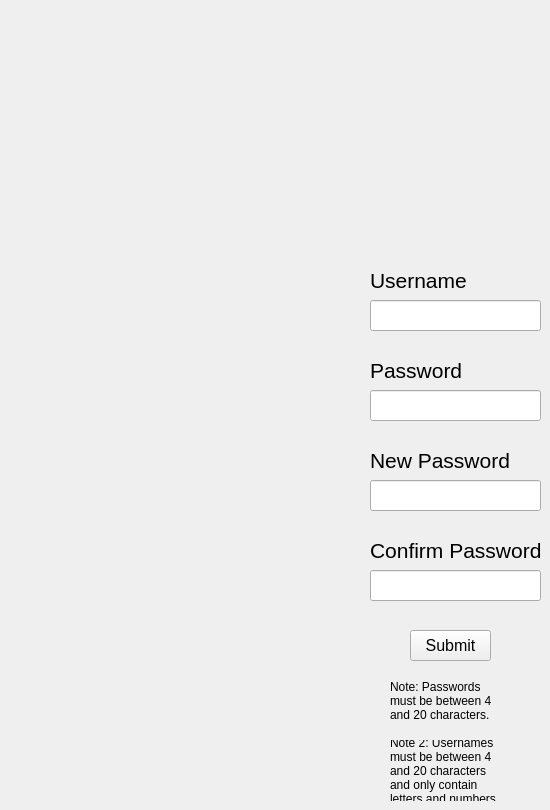
    <widget class="QWidget" name="update_password_page">
     <widget class="QLineEdit" name="new_password_input_box">
      <property name="geometry">
       <rect>
        <x>370</x>
        <y>480</y>
        <width>171</width>
        <height>31</height>
       </rect>
      </property>
     </widget>
     <widget class="QLabel" name="update_password_username_label">
      <property name="geometry">
       <rect>
        <x>370</x>
        <y>270</y>
        <width>101</width>
        <height>21</height>
       </rect>
      </property>
      <property name="font">
       <font>
        <pointsize>16</pointsize>
       </font>
      </property>
      <property name="text">
       <string>Username</string>
      </property>
     </widget>
     <widget class="QLabel" name="update_password_note2_label">
      <property name="geometry">
       <rect>
        <x>390</x>
        <y>740</y>
        <width>111</width>
        <height>61</height>
       </rect>
      </property>
      <property name="text">
       <string>Note 2: Usernames must be between 4 and 20 characters and only contain letters and numbers.</string>
      </property>
      <property name="wordWrap">
       <bool>true</bool>
      </property>
     </widget>
     <widget class="QLabel" name="new_password_label">
      <property name="geometry">
       <rect>
        <x>370</x>
        <y>450</y>
        <width>171</width>
        <height>21</height>
       </rect>
      </property>
      <property name="font">
       <font>
        <pointsize>16</pointsize>
       </font>
      </property>
      <property name="text">
       <string>New Password</string>
      </property>
     </widget>
     <widget class="QLineEdit" name="update_password_username_input_box">
      <property name="geometry">
       <rect>
        <x>370</x>
        <y>300</y>
        <width>171</width>
        <height>31</height>
       </rect>
      </property>
     </widget>
     <widget class="QLabel" name="update_password_note_label">
      <property name="geometry">
       <rect>
        <x>390</x>
        <y>670</y>
        <width>111</width>
        <height>61</height>
       </rect>
      </property>
      <property name="text">
       <string>Note: Passwords must be between 4 and 20 characters. </string>
      </property>
      <property name="wordWrap">
       <bool>true</bool>
      </property>
     </widget>
     <widget class="QLineEdit" name="old_password_input_box">
      <property name="geometry">
       <rect>
        <x>370</x>
        <y>390</y>
        <width>171</width>
        <height>31</height>
       </rect>
      </property>
     </widget>
     <widget class="QLabel" name="old_password_label">
      <property name="geometry">
       <rect>
        <x>370</x>
        <y>360</y>
        <width>101</width>
        <height>21</height>
       </rect>
      </property>
      <property name="font">
       <font>
        <pointsize>16</pointsize>
       </font>
      </property>
      <property name="text">
       <string>Password</string>
      </property>
     </widget>
     <widget class="QLabel" name="confirm_new_password_label">
      <property name="geometry">
       <rect>
        <x>370</x>
        <y>540</y>
        <width>171</width>
        <height>21</height>
       </rect>
      </property>
      <property name="font">
       <font>
        <pointsize>16</pointsize>
       </font>
      </property>
      <property name="text">
       <string>Confirm Password</string>
      </property>
     </widget>
     <widget class="QLineEdit" name="confirm_new_password_input_box">
      <property name="geometry">
       <rect>
        <x>370</x>
        <y>570</y>
        <width>171</width>
        <height>31</height>
       </rect>
      </property>
      <property name="text">
       <string/>
      </property>
     </widget>
     <widget class="QPushButton" name="new_user_page_submit_button_2">
      <property name="geometry">
       <rect>
        <x>410</x>
        <y>630</y>
        <width>81</width>
        <height>31</height>
       </rect>
      </property>
      <property name="font">
       <font>
        <pointsize>12</pointsize>
       </font>
      </property>
      <property name="text">
       <string>Submit</string>
      </property>
     </widget>
    </widget>
